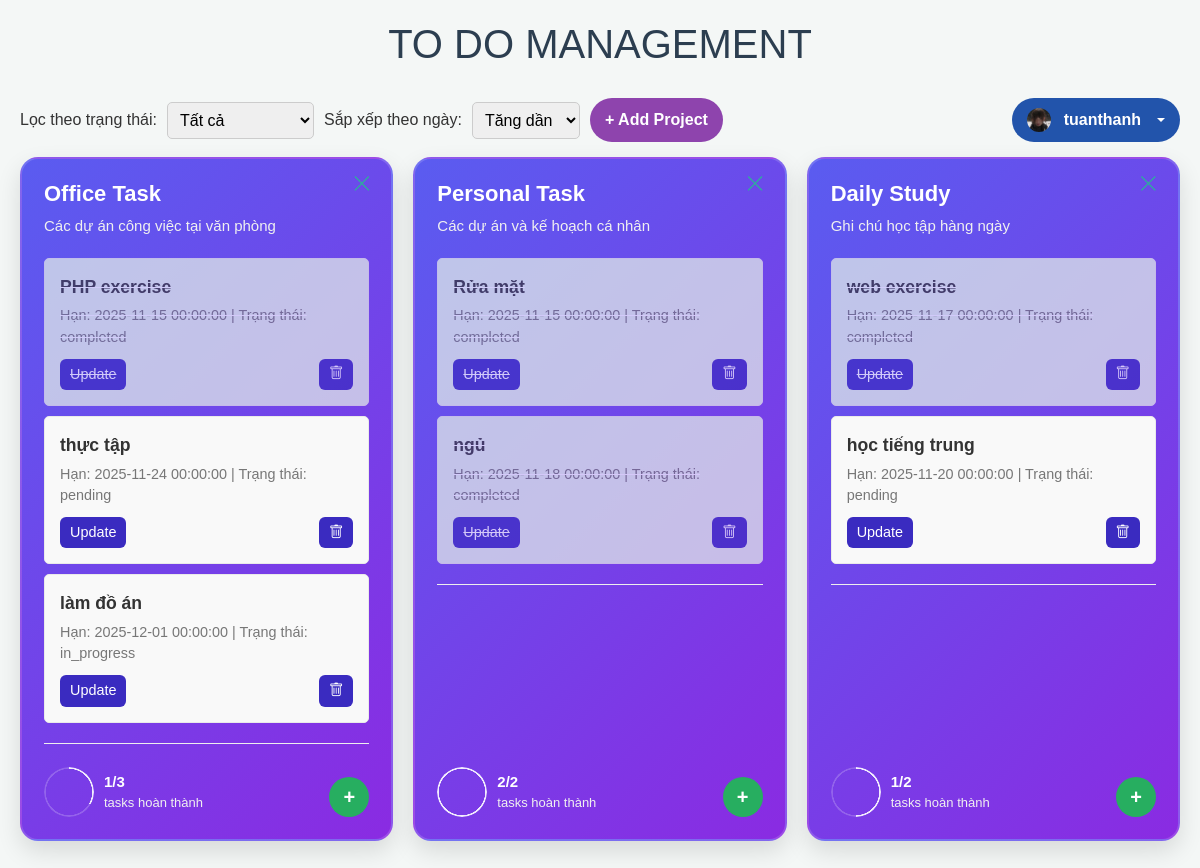
The app's page /index.php (signed in) with its own data.
### tables this page shows
CREATE TABLE `projects` (
  `id` int(11) NOT NULL,
  `user_id` int(11) NOT NULL,
  `name` varchar(255) NOT NULL,
  `description` text DEFAULT NULL,
  `color` varchar(20) DEFAULT '#7b5dff',
  `created_at` timestamp NOT NULL DEFAULT current_timestamp()
);

CREATE TABLE `tasks` (
  `id` int(11) NOT NULL,
  `user_id` int(11) NOT NULL,
  `project_id` int(11) DEFAULT NULL,
  `title` varchar(255) NOT NULL,
  `description` text DEFAULT NULL,
  `due_date` datetime DEFAULT NULL,
  `status` enum('pending','in_progress','completed') DEFAULT 'pending',
  `created_at` timestamp NOT NULL DEFAULT current_timestamp()
);

### index.php (the view, shortened to what this page needs)
<?php
$user_id_can_lay = $_SESSION['user']['id'];
$db_host = 'localhost';
$db_name = 'taskproject';
$db_user = 'root';
$db_pass = '';
$projects = [];
try {
    $pdo = new PDO("mysql:host=$db_host;dbname=$db_name;charset=utf8mb4", $db_user, $db_pass);
    $pdo->setAttribute(PDO::ATTR_ERRMODE, PDO::ERRMODE_EXCEPTION);
    $stmt_projects = $pdo->prepare("SELECT id, name, description FROM projects WHERE user_id = ?");
    $stmt_projects->execute([$user_id_can_lay]);
    $projects = $stmt_projects->fetchAll(PDO::FETCH_ASSOC);
    $sort_order = isset($_GET['sort']) && $_GET['sort'] == 'desc' ? 'DESC' : 'ASC';
    $sql_tasks = "SELECT id, project_id, title, description, due_date, status FROM tasks WHERE user_id = ?";
    $params = [$user_id_can_lay];
    $sql_tasks .= " ORDER BY due_date $sort_order";
    $stmt_tasks = $pdo->prepare($sql_tasks);
    $stmt_tasks->execute($params);
    $all_tasks = $stmt_tasks->fetchAll(PDO::FETCH_ASSOC);
    $tasks_by_project = [];
    foreach ($all_tasks as $task) {
        $tasks_by_project[$task['project_id']][] = $task;
    }
} catch (PDOException $e) {
    die("Lỗi CSDL: " . $e->getMessage());
}
?>
<!DOCTYPE html>
<html lang="vi">
<head>
    <link rel="stylesheet" href="https://cdn.jsdelivr.net/npm/bootstrap@5.3.3/dist/css/bootstrap.min.css">
    <link rel="stylesheet" href="https://cdn.jsdelivr.net/npm/bootstrap-icons@1.11.3/font/bootstrap-icons.min.css">
</head>
<body>
    <header>
        <h1> TO DO MANAGEMENT </h1>
    </header>
    <main>
        <div class="page-controls">
            <form method="GET" class="filter-form">
                <label for="status">Lọc theo trạng thái:</label>
                <select name="status" id="status" onchange="this.form.submit()">
                    <option value="">Tất cả</option>
                </select>
                <label for="sort">Sắp xếp theo ngày:</label>
                <select name="sort" id="sort" onchange="this.form.submit()">
                    <option value="asc" <?php echo ($sort_order == 'ASC' ? 'selected' : ''); ?>>Tăng dần</option>
                </select>
                <a href="CreateProject.php" class="add-project-btn">+ Add Project</a>
            </form>
            <div class="dropdown">
    <button class="btn user-menu-btn dropdown-toggle" type="button" id="userMenuButton" data-bs-toggle="dropdown" aria-expanded="false">
        <?php
            $avatar_path = $_SESSION['user']['avatar'] ?? 'path/to/default-avatar.png';
        ?>
        <img src="<?php echo htmlspecialchars($avatar_path); ?>"
             alt="Avatar"
             style="width: 24px; height: 24px; border-radius: 50%; object-fit: cover; margin-right: 5px;">
        <?php echo htmlspecialchars($_SESSION['user']['username'] ?? 'Tài khoản'); ?>
    </button>
</div>
        <div class="project-container">
    <?php if (empty($projects)): ?>
        <p>Bạn chưa có dự án nào. Hãy tạo một dự án mới!</p>
    <?php else: ?>
        <?php foreach ($projects as $project): ?>
            <div class="project-card" onclick="openProjectModal(this)">
                <a href="deleteProject.php?id=<?php echo $project['id']; ?>"
               class="project-delete-btn"
               onclick="event.stopPropagation(); return confirm('Bạn có chắc muốn XÓA TOÀN BỘ dự án này và tất cả task bên trong?');">
                <i class="bi bi-x-lg"></i> </a>
                    <?php
                    $completed_count = 0;
                    $total_count = 0;
                    $percentage = 0;
                    if (!empty($tasks_by_project[$project['id']])) {
                    $total_count = count($tasks_by_project[$project['id']]);
                    foreach ($tasks_by_project[$project['id']] as $task) {
                    if ($task['status'] == 'completed') $completed_count++;
                    }
                    if ($total_count > 0) {
                    $percentage = ($completed_count / $total_count) * 100;
                    }
                    }
                    ?>
                    <div class="project-progress" onclick="event.stopPropagation();">
                    <div class="progress-circle" style="--progress-percent: <?php echo $percentage; ?>%;"></div>
                    <div class="progress-text">
                    <strong><?php echo $completed_count; ?>/<?php echo $total_count; ?></strong>
                    tasks hoàn thành
                    </div>
                    </div>
                <h3><?php echo htmlspecialchars($project['name']); ?></h3>
                <p><?php echo htmlspecialchars($project['description']); ?></p>
                <ul class="task-list">
                <?php if (!empty($tasks_by_project[$project['id']])): ?>
                    <?php foreach ($tasks_by_project[$project['id']] as $task): ?>
                        <li class="task-item <?php echo ($task['status'] == 'completed' ? 'status-completed' : ''); ?>">
                            <strong><?php echo htmlspecialchars($task['title']); ?></strong>
                            <div class="task-meta">
                                Hạn: <?php echo htmlspecialchars($task['due_date']); ?> |
                                Trạng thái: <?php echo htmlspecialchars($task['status']); ?>
                            </div>
                            <div class="task-actions">
                                <a class="action-edit" href="editTask.php?id=<?php echo $task['id']; ?>">Update</a>
                                <form method="POST" action="deleteTask.php" style="margin-left: auto;" onsubmit="return confirm('Bạn chắc muốn xóa task này?');">
                                    <button type="submit" class="action-delete">
                                        <i class="bi bi-trash"></i>
                                    </button>
                                </form>
                            </div>
                        </li>
                    <?php endforeach; ?>
                <?php else: ?>
        <p>Chưa có task nào.</p>
    <?php endif; ?>
    </ul>
<div class="card-footer">
    <a href="CreateTask.php?project_id=<?php echo $project['id']; ?>" class="add-task-btn"> + </a>
</div>
            </div>
        <?php endforeach; ?>
    <?php endif; ?>
</div>
    </main>
    </body>
</html>

### index.php (style rules this page uses)
body { font-family: Arial, sans-serif; background-color: #f4f7f6; color: #333; margin: 0; padding: 20px; }
header { text-align: center; margin-bottom: 30px; }
h1, h2, h3 { color: #2c3e50; }
.project-container { display: grid; grid-template-columns: repeat(auto-fit, minmax(350px, 1fr)); gap: 20px; max-width: 1400px; margin: 0 auto; }
.project-card { background: linear-gradient(135deg, #5A5CF0, #8A2BE2); border-radius: 18px; padding: 22px; color: white; border: 2px solid rgba(255,255,255,0.15); padding-bottom: 80px; box-shadow: 0 10px 25px rgba(0,0,0,0.12); transition: all 0.35s ease; cursor: pointer; position: relative; overflow: hidden; }
.project-card::before { content: ""; position: absolute; top: -120%; left: -120%; width: 250%; height: 250%; background: radial-gradient( circle at center, rgba(255,255,255,0.25), transparent 70% ); transform: rotate(25deg); transition: 0.6s; opacity: 0; }
.user-menu-btn { background-color: #2254abff; color: white !important; border: none; font-weight: bold; padding: 10px 15px; border-radius: 50px; display: flex; align-items: center; gap: 8px; }
.user-menu-btn.dropdown-toggle::after { margin-left: 0.5em; }
.project-card h3 { margin: 0; font-size: 22px; font-weight: bold; color: #fff; }
.project-card p { margin-top: 8px; font-size: 15px; color: #f0f0f0; }
.card-footer { margin-top: 20px; border-top: 1px solid #eee; padding-top: 15px; text-align: right; }
.add-task-btn { width: 40px; height: 40px; display: inline-flex; align-items: center; justify-content: center; border-radius: 50%; background-color: #27ae60; color: white; text-decoration: none; font-size: 20px; font-weight: bold; transition: background-color 0.3s; }
.task-list { list-style: none; padding: 0; margin-top: 20px; }
.task-item { background-color: #f9f9f9; border: 1px solid #eaeaea; border-radius: 5px; padding: 15px; margin-bottom: 10px; }
.task-item.status-completed { background-color: #e8f5e9; text-decoration: line-through; opacity: 0.7; }
.task-item strong { display: block; font-size: 1.1em; color: #333; }
.task-item .task-meta { font-size: 0.9em; color: #777; margin: 5px 0; }
.task-actions { margin-top: 10px; display: flex; gap: 10px; flex-wrap: wrap; align-items: center; }
.task-actions a, .task-actions button { text-decoration: none; padding: 5px 10px; border-radius: 6px; font-size: 0.9em; color: #fff; border: none; }
.action-edit { background-color: #3a2bc0ff; }
.action-delete { background-color: #3a2bc0ff; }
.page-controls { display: flex; justify-content: space-between; align-items: center; max-width: 1400px; margin: 0 auto 20px auto; flex-wrap: wrap; gap: 15px; }
.add-task-btn { position: absolute; bottom: 22px; right: 22px; z-index: 10; cursor: pointer; background-color: #27ae60; font-size: 20px !important; font-weight: bold; padding: 8px 14px !important; }
.filter-form { display: flex; gap: 10px; align-items: center; }
.filter-form select, .filter-form button { padding: 8px; border-radius: 5px; border: 1px solid #ccc; }
.add-project-btn { background-color: #8e44ad; color: white; padding: 10px 15px; text-decoration: none; font-weight: bold; border-radius: 50px; transition: 0.3s; }
.project-delete-btn { position: absolute; top: 15px; right: 20px; z-index: 20; color: rgba(16, 224, 117, 0.7); text-decoration: none; font-size: 1.2rem; line-height: 1; transition: all 0.2s ease; }
.project-progress { position: absolute; bottom: 22px; left: 22px; z-index: 10; display: flex; align-items: center; gap: 10px; cursor: default; }
.progress-circle { width: 50px; height: 50px; border-radius: 50%; background-image: conic-gradient( rgba(255, 255, 255, 0.9) var(--progress-percent), rgba(255, 255, 255, 0.2) var(--progress-percent) 100% ); -webkit-mask-image: radial-gradient(transparent 65%, black 66%); mask-image: radial-gradient(transparent 65%, black 66%); }
.progress-text { font-size: 13px; color: #f0f0f0; font-weight: 500; }
.progress-text strong { font-size: 15px; font-weight: bold; display: block; color: #fff; }
.project-card { position: relative; }

### records on screen
projects: completed_count "1", id "3", name "Office Task", description "Các dự án công việc tại văn phòng"
tasks: title "PHP exercise", due_date "2025-11-15 00:00:00", status "completed"
tasks: title "thực tập", due_date "2025-11-24 00:00:00", status "pending"
tasks: title "làm đồ án", due_date "2025-12-01 00:00:00", status "in_progress"
projects: completed_count "2", id "2", name "Personal Task", description "Các dự án và kế hoạch cá nhân"
tasks: title "Rửa mặt", due_date "2025-11-15 00:00:00", status "completed"
tasks: title "ngủ", due_date "2025-11-18 00:00:00", status "completed"
projects: completed_count "1", id "2", name "Daily Study", description "Ghi chú học tập hàng ngày"
tasks: title "web exercise", due_date "2025-11-17 00:00:00", status "completed"
tasks: title "học tiếng trung", due_date "2025-11-20 00:00:00", status "pending"

### other values on screen
$_SESSION['user']['username'] "tuanthanh"
